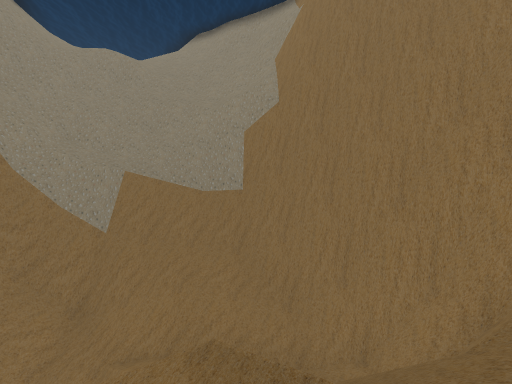
View 1 (above)

12 first-person views from a walk through a scene from a Unity 3-D project. The camera is 1.3 m above the floor, tilts 4° down and sees 85° across. The floor is counted in squares, 2 m on a side. Each view is taken from the middle of a square. On the plan, view 1 faces up. The plan holds only what a view shows up to about 9 squares ahead; the rest is blank. The place goes on beyond the plan. The player is left out. Some animated figures are not drawn.

View 2
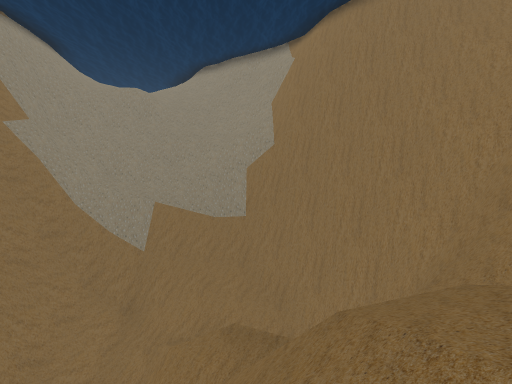

View 3
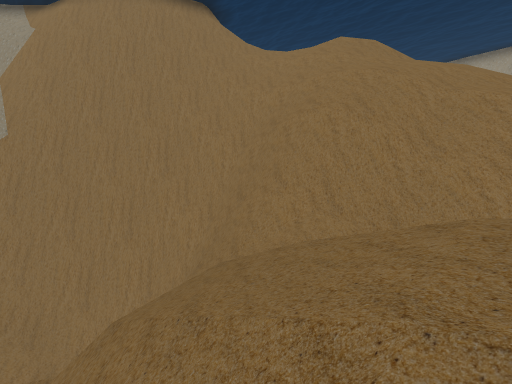

View 4
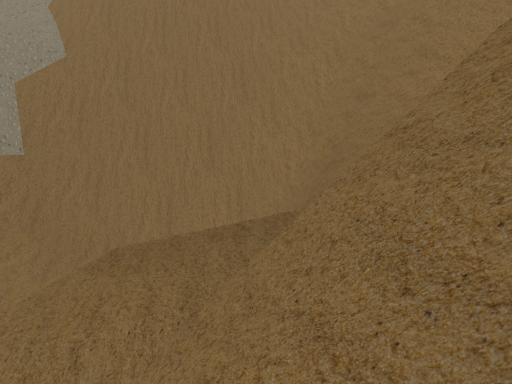

View 5
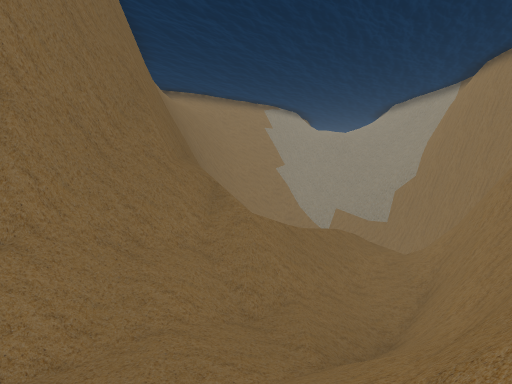

View 6
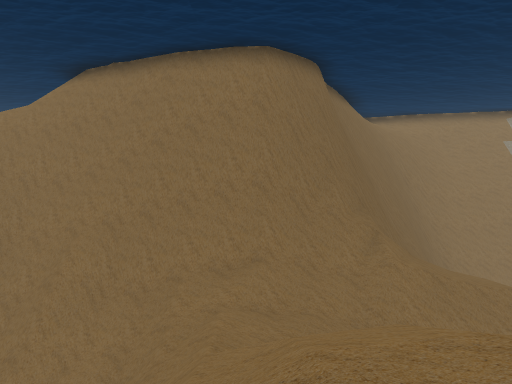

View 7
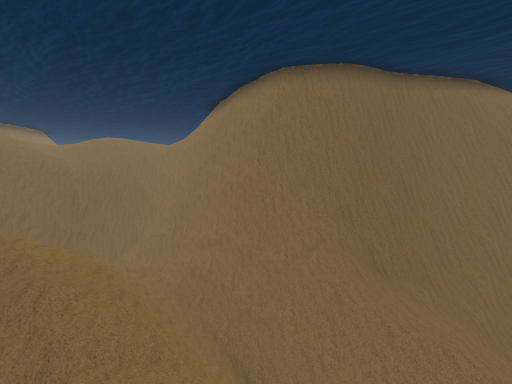

View 8
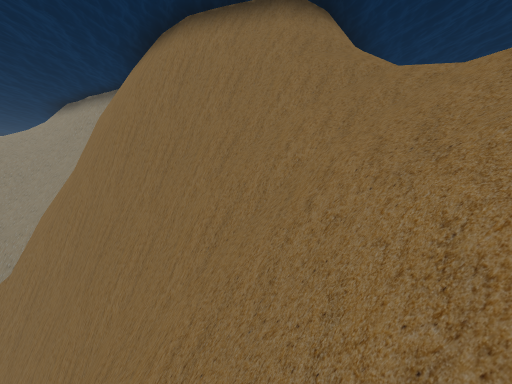

View 9
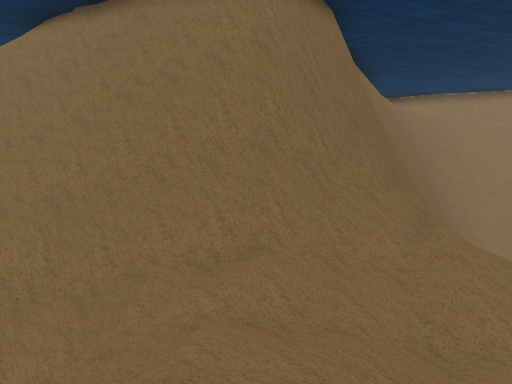

View 10
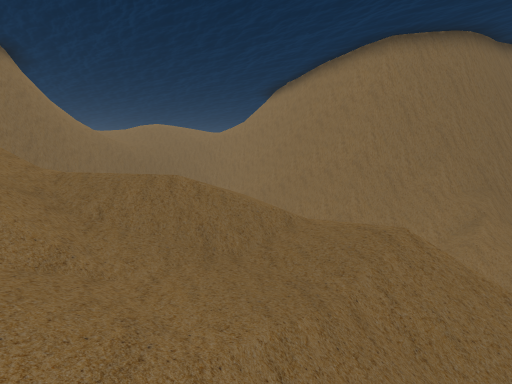

View 11
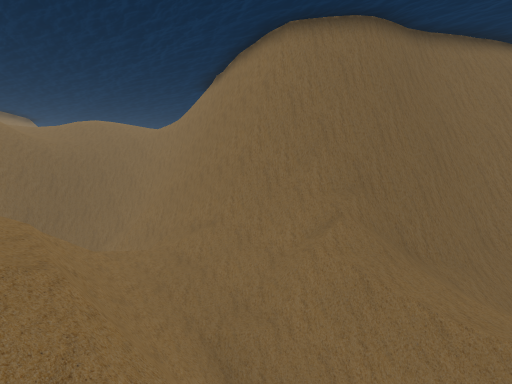

View 12
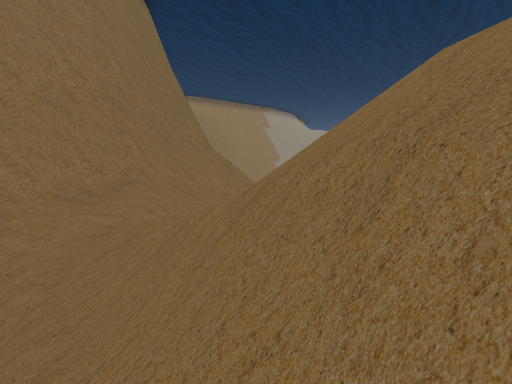

### Floor plan
Key: @ floor where view 1 was taken; # wall or solid block; . main floor; - floor 0.75 m lower than the main floor; : floor 1.5 m higher than the main floor; _ floor 1.75 m lower than the main floor; + floor 2.25 m higher than the main floor; < floor 2.5 m lower than the main floor; * floor 3.25 m higher than the main floor; ( floor 8.75 m lower than the main floor; / step, stairs or slope; = window, fence, low wall or low ledge; v drop or lower ground.
Columns run from 8 left of view 1 to 9 right of it. Each row starts with its distance up from view 1.
 11       /##
 10       //##vv
  9 ##=##v=vv##vv
  8 ##:#=-#=vv#vvvvv
  7 ##==vvv####vvv##
  6 #=vv####### v###=
  5    ###///## vv==
  4    #//////##vvv/
  3    #/(#  /###v#/
  2        ////#v#//
  1        /// #v//=
  0        /@///#///
 -1     ###/////#v//
 -2     ##///./<#v//
 -3      ###//#/#/:
 -4        ##/#//#////
 -5         #=#//#/*+/
 -6         ##///#////
 -7          #/./#////
 -8          #/.//////
 -9          #////=/
-10          #//=///
-11       v  #//
-12       v  ##/
-13       #  ###
-14      ##v #_
-15      v=vvv
-16        vv

Where each view was taken, in squares from view 1:
view 1: 0 up, 0 right, facing up
view 2: 2 down, 0 right, facing up
view 3: 2 down, 0 right, facing up-right
view 4: 0 up, 1 left, facing up-right
view 5: 8 down, 5 right, facing up-left
view 6: 8 down, 8 right, facing left
view 7: 1 down, 7 right, facing down-left
view 8: 2 up, 6 right, facing up
view 9: 8 down, 6 right, facing left
view 10: 4 down, 9 right, facing down-left
view 11: 2 down, 6 right, facing down-left
view 12: 10 down, 7 right, facing up-left
